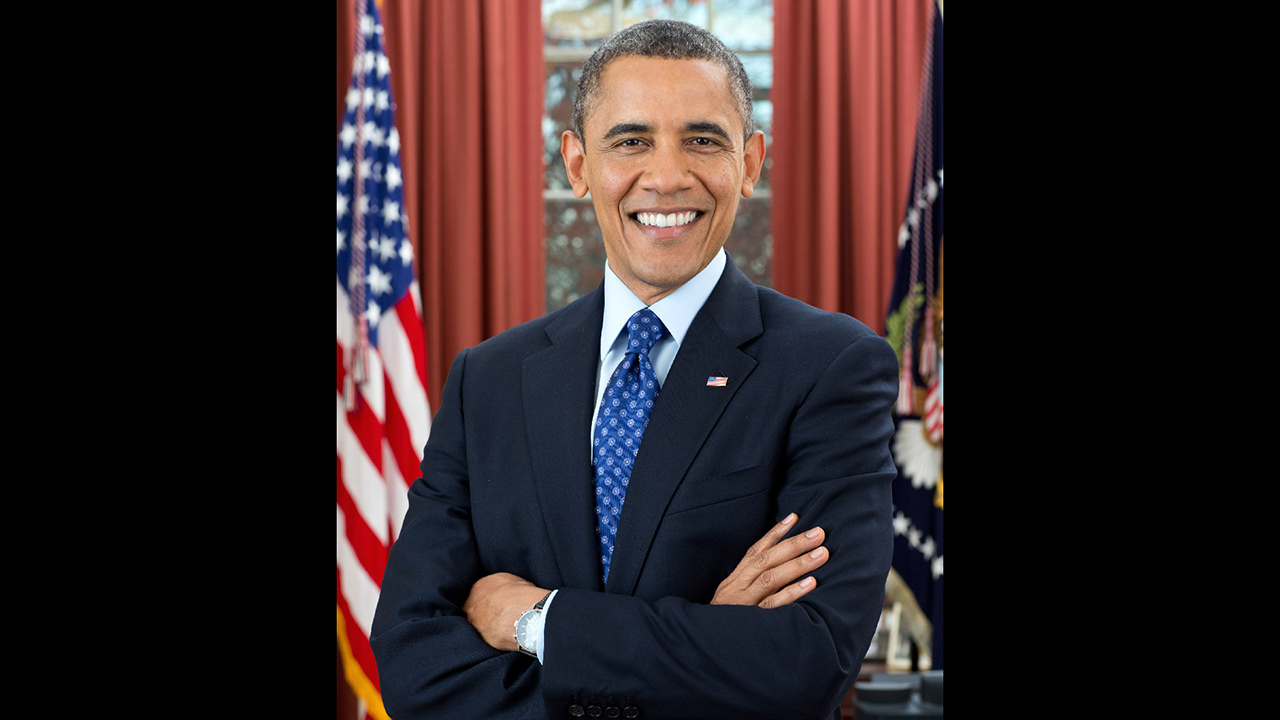
#> input picture obama-720p.jpg, 1280 x 720 px
$ python haar-cascade.py
#> lines starting #> are read from the running program, lines starting #| are printed output that depends on the picture; after the words box and inside, x2 and y2 are one past the last pixel; in counts of white or black regions, pixels touching at a corner belong together
# Haar cascade

import numpy as np
import cv2 as cv

face_cascade = cv.CascadeClassifier('haarcascade_frontalface_default.xml')

img = cv.imread('obama-720p.jpg')
#> img is the input picture: shape (720, 1280, 3); mean B, G, R 36.3, 34.9, 46.3
gray = cv.imread('obama-720p.jpg', 0)
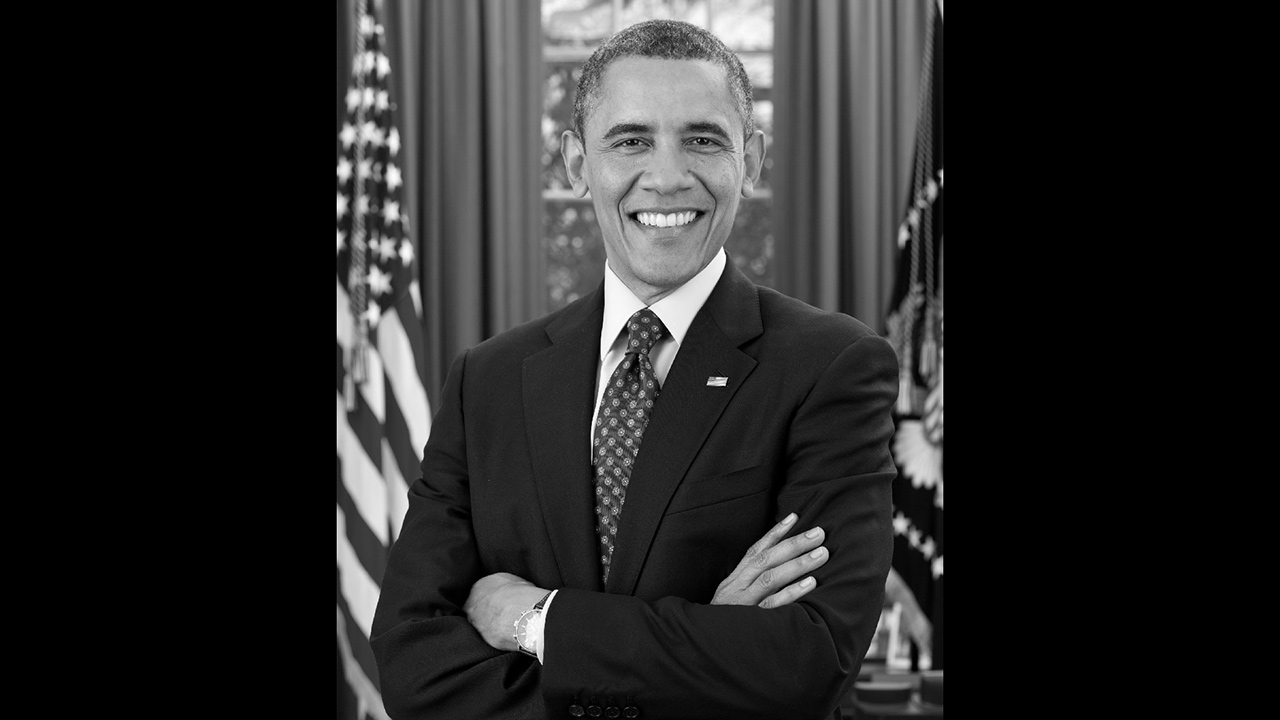
#> gray: shape (720, 1280); min 0, max 255, mean 38.5

faces = face_cascade.detectMultiScale(gray, 1.3, 5)
#> faces = [[566, 62, 199, 199]]
for (x,y,w,h) in faces:
    cv.rectangle(img,(x,y),(x+w,y+h),(255,0,0),2)
    roi_gray = gray[y:y+h, x:x+w]
    roi_color = img[y:y+h, x:x+w]
#> this loop made 1 pass
#> pass 1, `roi_gray = gray[y:y+h, x:x+w]`:
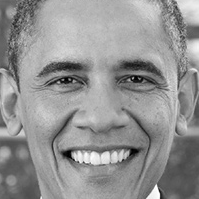
#> roi_gray: shape (199, 199); min 0, max 255, mean 147
#> pass 1, `roi_color = img[y:y+h, x:x+w]`:
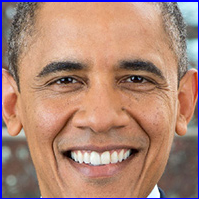
#> roi_color: shape (199, 199, 3); mean B, G, R 118.4, 133.6, 172.8
#> after the loop:
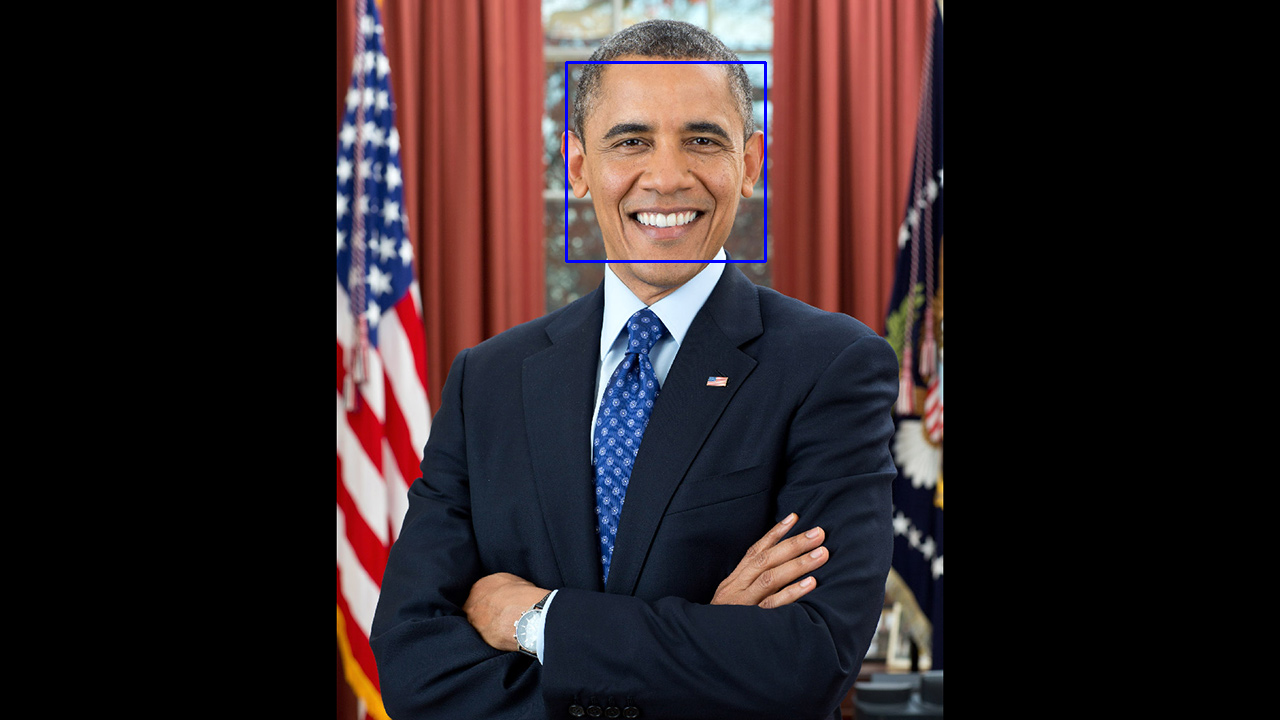
#> img: shape (720, 1280, 3); 0.26% of pixels changed, all inside (x1, y1, x2, y2) = (565, 61, 767, 263)

cv.imshow('img', img)
cv.waitKey(0)
cv.destroyAllWindows()
